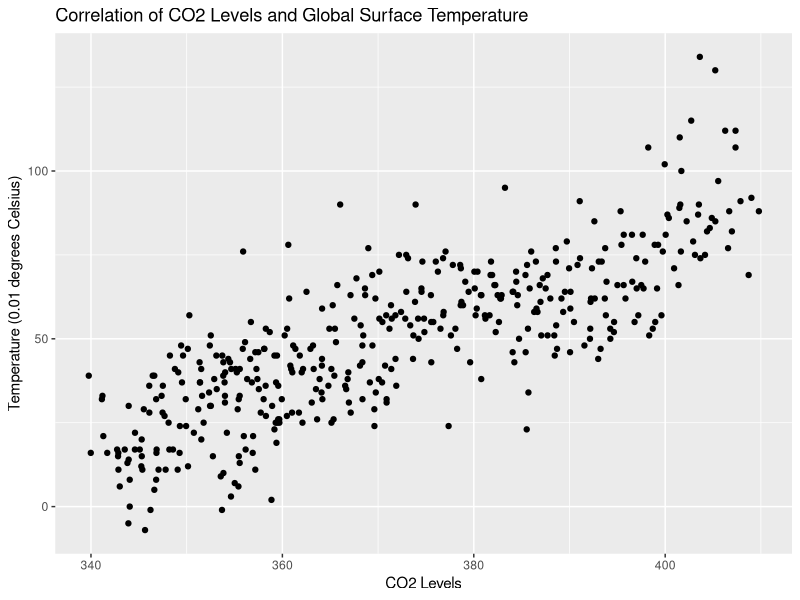
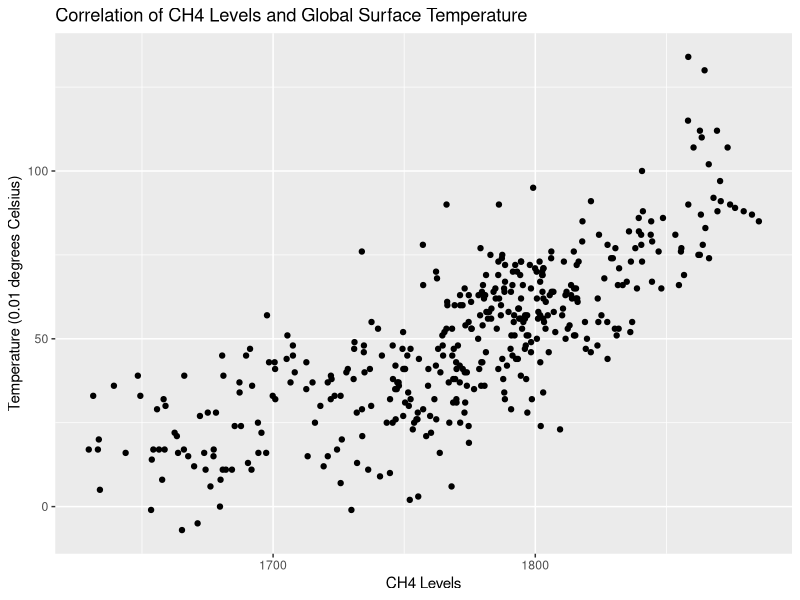
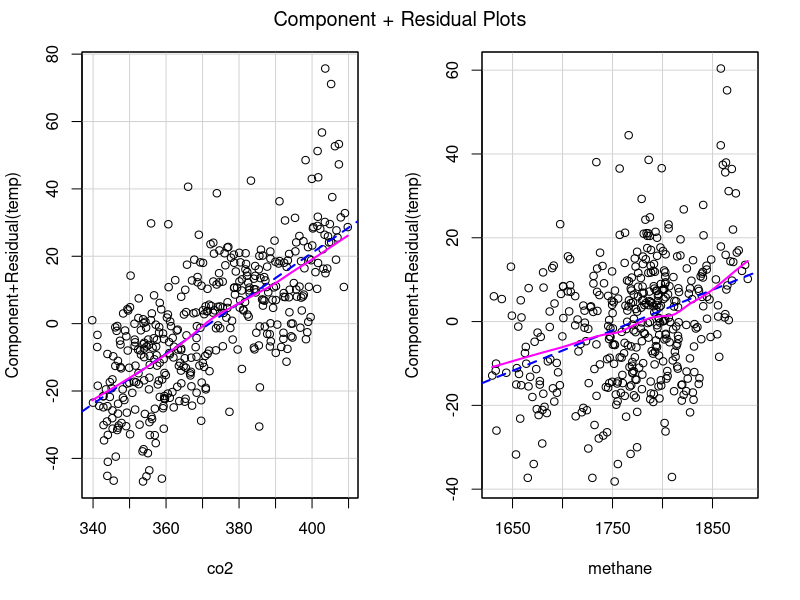
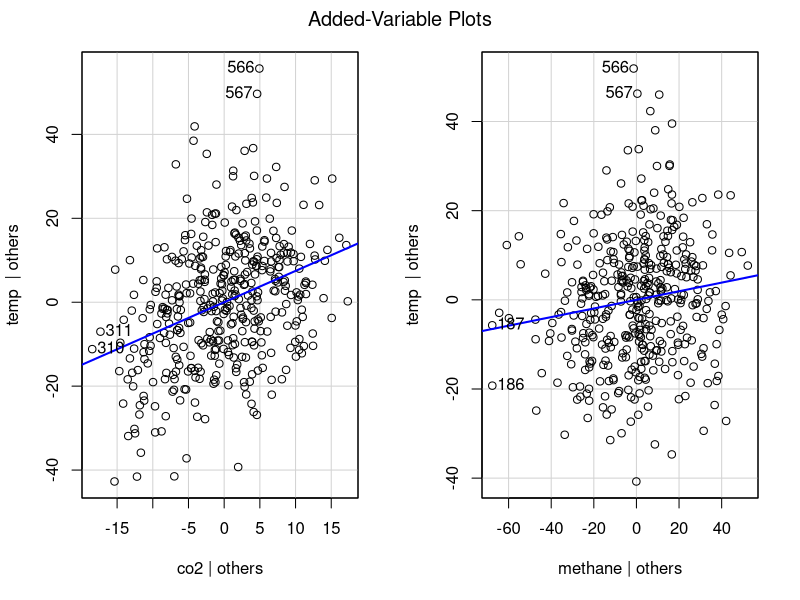
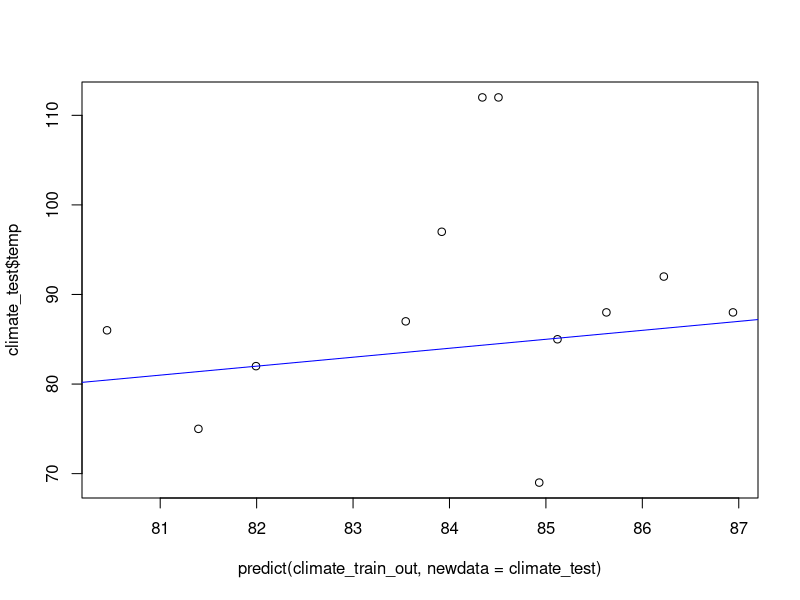

These figures' R source, in order:
# Sam Tenney
# Regression: Climate Change

# Data: Create a dataset that makes each row a month and merges with columns
# temp, co2, and methane 
# data found at: https://data.giss.nasa.gov/gistemp/tabledata_v3/GLB.Ts+dSST.txt 

# NASA temperature data
temp_full <- read.table(text = '
Year   Jan  Feb  Mar  Apr  May  Jun  Jul  Aug  Sep  Oct  Nov  Dec    J-D D-N    DJF  MAM  JJA  SON  Year
1969   -10  -14    1   18   19    5   -2    3    9   13   13   28      7   3    -12   13    2   11  1969
1970     9   22    8    9   -4   -2   -2   -9   11    6    2  -12      3   7     20    4   -4    6  1970
1971    -2  -19  -17   -8   -5  -19  -11   -3   -4   -6   -5   -9     -9  -9    -11  -10  -11   -5  1971
1972   -24  -16    2    0   -4    6    1   17    2    9    4   19      1  -1    -16    0    8    5  1972
1973    29   31   27   26   25   18   10    3   10   14    6   -6     16  18     26   26   10   10  1973
1974   -15  -29   -6  -12   -2   -6   -5   11  -11   -8   -7   -9     -8  -8    -16   -7    0   -9  1974
1975     7    6   13    5   16    0   -1  -19   -3   -9  -16  -17     -2  -1      1   11   -7   -9  1975
1976    -1   -6  -21   -8  -24  -16  -10  -15   -9  -26   -4   10    -11 -13     -8  -18  -13  -13  1976
1977    19   22   25   28   30   24   20   16    0    2   17    3     17  18     17   27   20    7  1977
1978     6   14   21   15    6   -2    3  -17    6    0   16   10      6   6      8   14   -5    7  1978
1979    12  -10   18   13    5   13    2   14   25   24   28   47     16  13      4   12   10   26  1979
1980    30   42   30   33   36   17   28   23   19   18   29   19     27  29     40   33   23   22  1980
1981    55   41   49   31   24   32   34   32   17   14   24   43     33  31     38   35   33   18  1981
1982    10   15   -1   10   16    5   13    7   14   13   15   43     13  13     23    8    8   14  1982
1983    52   40   42   31   36   20   17   33   39   16   32   17     31  33     45   36   23   29  1983
1984    30   17   29    8   33    5   17   16   21   16    6   -5     16  18     21   23   13   14  1984
1985    22   -7   17   11   17   17   -1   14   15   11    8   15     12  10      3   15   10   11  1985
1986    28   39   27   24   24   11   11   12    0   13   11   16     18  18     27   25   11    8  1986
1987    36   45   16   22   25   37   45   28   39   32   25   48     33  31     33   21   37   32  1987
1988    57   43   51   45   44   43   34   47   41   40   12   33     41  42     49   47   41   31  1988
1989    15   35   37   33   17   15   33   37   37   32   20   38     29  29     28   29   28   30  1989
1990    40   41   76   55   46   38   43   30   29   41   45   41     44  44     40   59   37   38  1990
1991    40   49   35   52   37   53   47   39   48   30   31   32     41  42     43   41   46   36  1991
1992    44   41   47   23   32   25   11    7   -1    9    3   21     22  23     39   34   14    4  1992
1993    37   38   36   26   27   25   28   13   10   22    6   16     24  24     32   30   22   13  1993
1994    27    2   26   40   28   42   30   21   29   41   46   36     31  29     15   31   31   39  1994
1995    51   78   45   47   26   41   47   45   32   47   45   28     44  45     55   39   44   41  1995
1996    25   48   32   36   26   25   35   48   25   19   41   40     33  32     34   31   36   28  1996
1997    31   38   53   36   35   53   34   41   53   62   64   59     47  45     36   41   43   60  1997
1998    60   90   63   63   69   77   68   66   42   44   49   56     62  62     69   65   70   45  1998
1999    48   65   34   32   31   37   37   31   41   39   38   43     40  41     56   32   35   39  1999
2000    24   56   57   57   36   41   38   42   40   28   32   29     40  41     41   50   40   33  2000
2001    42   44   56   51   56   54   60   48   54   51   70   56     53  51     38   54   54   58  2001
2002    75   75   90   56   63   55   61   53   62   55   58   44     62  63     69   70   56   58  2002
2003    73   55   57   53   60   47   53   65   64   74   52   73     61  58     57   57   55   64  2003
2004    58   72   64   63   38   43   24   43   50   64   70   51     53  55     68   55   37   61  2004
2005    72   57   69   66   63   66   63   60   74   76   71   65     67  66     60   66   63   74  2005
2006    56   69   62   50   46   64   52   70   61   67   70   73     62  61     63   52   62   66  2006
2007    95   70   69   73   66   58   60   57   59   57   55   46     64  66     79   69   58   57  2007
2008    23   34   72   51   47   45   58   43   62   63   64   53     51  51     34   57   49   63  2008
2009    61   51   51   58   64   64   69   65   67   63   76   65     63  62     55   58   66   69  2009
2010    73   79   91   85   73   62   59   62   59   68   77   46     70  71     72   83   61   68  2010
2011    48   50   62   62   50   57   71   71   54   62   55   53     58  57     48   58   66   57  2011
2012    44   47   55   67   74   62   53   61   72   74   73   52     61  61     48   66   59   73  2012
2013    66   55   65   53   57   65   57   66   77   67   78   65     64  63     57   58   63   74  2013
2014    73   51   76   76   85   66   55   81   88   81   66   78     73  72     63   79   67   78  2014
2015    81   86   90   74   75   79   71   78   81  107  102  110     86  83     82   80   76   97  2015
2016   115  134  130  107   91   77   82  100   87   89   90   83     99 101    119  109   86   89  2016
2017    97  112  112   92   88   69   82   86   75   87   85   88     89  89     97   97   79   82  2017
                        ', header = TRUE, sep = "")

# Make each row a month
temp_full <- temp_full[, 1:13] # Filters out columns so dataset just has Year and the months
dim(temp_full)
newtemp <- data.frame(temp=matrix(t(temp_full[2:13]), ncol = 1))
newtemp$month <- rep(1:12, 49)
newtemp$year <- rep(1969:2017, each=12)

# CO2 data found at: ftp://aftp.cmdl.noaa.gov/data/trace_gases/co2/flask/surface/co2_mlo_surface-flask_1_ccgg_month.txt
co2_full <- read.table(text = '
site year month co2
MLO 1969  8   322.51
MLO 1969  9   321.36
MLO 1969 10   320.74
MLO 1969 11   321.98
MLO 1969 12   323.78
MLO 1970  1   325.13
MLO 1970  2   325.54
MLO 1970  3   325.67
MLO 1970  4   326.58
MLO 1970  5   327.68
MLO 1970  6   327.30
MLO 1970  7   326.13
MLO 1970  8   324.91
MLO 1970  9   322.98
MLO 1970 10   322.65
MLO 1970 11   324.04
MLO 1970 12   325.54
MLO 1976  7   332.30
MLO 1976  8   331.04
MLO 1976  9   329.67
MLO 1976 10   329.33
MLO 1976 11   330.47
MLO 1976 12   331.97
MLO 1977  1   332.77
MLO 1977  2   333.10
MLO 1977  3   334.08
MLO 1977  4   335.78
MLO 1977  5   336.49
MLO 1977  6   335.96
MLO 1977  7   334.64
MLO 1977  8   332.31
MLO 1977  9   330.66
MLO 1977 10   330.55
MLO 1977 11   331.72
MLO 1977 12   333.74
MLO 1978  1   335.17
MLO 1978  2   335.78
MLO 1978  3   336.69
MLO 1978  4   337.76
MLO 1978  5   338.01
MLO 1978  6   337.57
MLO 1978  7   336.17
MLO 1978  8   333.89
MLO 1978  9   332.18
MLO 1978 10   332.20
MLO 1978 11   333.24
MLO 1978 12   334.64
MLO 1979  1   336.11
MLO 1979  2   337.20
MLO 1979  3   338.50
MLO 1979  4   339.00
MLO 1979  5   338.93
MLO 1979  6   338.97
MLO 1979  7   337.78
MLO 1979  8   335.57
MLO 1979  9   333.95
MLO 1979 10   334.41
MLO 1979 11   335.66
MLO 1979 12   336.81
MLO 1980  1   338.88
MLO 1980  2   340.17
MLO 1980  3   341.33
MLO 1980  4   342.82
MLO 1980  5   342.90
MLO 1980  6   341.74
MLO 1980  7   339.16
MLO 1980  8   337.04
MLO 1980  9   336.60
MLO 1980 10   336.60
MLO 1980 11   337.55
MLO 1980 12   339.18
MLO 1981  1   340.41
MLO 1981  2   341.39
MLO 1981  3   342.33
MLO 1981  4   343.35
MLO 1981  5   343.56
MLO 1981  6   342.34
MLO 1981  7   340.40
MLO 1981  8   338.67
MLO 1981  9   337.37
MLO 1981 10   337.53
MLO 1981 11   338.88
MLO 1981 12   340.21
MLO 1982  1   341.10
MLO 1982  2   341.99
MLO 1982  3   343.03
MLO 1982  4   343.82
MLO 1982  5   343.76
MLO 1982  6   342.87
MLO 1982  7   341.47
MLO 1982  8   339.26
MLO 1982  9   337.32
MLO 1982 10   337.64
MLO 1982 11   339.04
MLO 1982 12   340.65
MLO 1983  1   341.96
MLO 1983  2   342.37
MLO 1983  3   343.11
MLO 1983  4   345.12
MLO 1983  5   346.09
MLO 1983  6   345.30
MLO 1983  7   343.53
MLO 1983  8   341.20
MLO 1983  9   339.77
MLO 1983 10   339.98
MLO 1983 11   341.14
MLO 1983 12   342.73
MLO 1984  1   343.94
MLO 1984  2   344.59
MLO 1984  3   345.52
MLO 1984  4   346.81
MLO 1984  5   347.38
MLO 1984  6   346.62
MLO 1984  7   345.10
MLO 1984  8   342.86
MLO 1984  9   341.29
MLO 1984 10   341.70
MLO 1984 11   343.01
MLO 1984 12   343.91
MLO 1985  1   344.60
MLO 1985  2   345.65
MLO 1985  3   346.86
MLO 1985  4   347.80
MLO 1985  5   348.57
MLO 1985  6   348.19
MLO 1985  7   346.22
MLO 1985  8   343.94
MLO 1985  9   342.83
MLO 1985 10   342.87
MLO 1985 11   344.05
MLO 1985 12   345.31
MLO 1986  1   346.10
MLO 1986  2   346.62
MLO 1986  3   347.69
MLO 1986  4   349.29
MLO 1986  5   349.94
MLO 1986  6   349.06
MLO 1986  7   347.06
MLO 1986  8   345.26
MLO 1986  9   344.05
MLO 1986 10   343.81
MLO 1986 11   345.37
MLO 1986 12   346.84
MLO 1987  1   347.51
MLO 1987  2   348.25
MLO 1987  3   349.26
MLO 1987  4   350.75
MLO 1987  5   351.77
MLO 1987  6   351.40
MLO 1987  7   349.62
MLO 1987  8   347.48
MLO 1987  9   346.45
MLO 1987 10   346.81
MLO 1987 11   348.11
MLO 1987 12   349.42
MLO 1988  1   350.28
MLO 1988  2   351.35
MLO 1988  3   352.52
MLO 1988  4   353.72
MLO 1988  5   354.35
MLO 1988  6   353.83
MLO 1988  7   352.34
MLO 1988  8   350.12
MLO 1988  9   348.77
MLO 1988 10   349.12
MLO 1988 11   350.14
MLO 1988 12   351.61
MLO 1989  1   352.74
MLO 1989  2   353.14
MLO 1989  3   353.96
MLO 1989  4   355.54
MLO 1989  5   356.16
MLO 1989  6   355.45
MLO 1989  7   354.00
MLO 1989  8   351.38
MLO 1989  9   349.51
MLO 1989 10   349.90
MLO 1989 11   351.53
MLO 1989 12   352.88
MLO 1990  1   354.02
MLO 1990  2   355.11
MLO 1990  3   355.90
MLO 1990  4   356.71
MLO 1990  5   357.17
MLO 1990  6   356.32
MLO 1990  7   354.53
MLO 1990  8   352.44
MLO 1990  9   351.21
MLO 1990 10   351.52
MLO 1990 11   353.10
MLO 1990 12   354.66
MLO 1991  1   355.24
MLO 1991  2   356.10
MLO 1991  3   357.54
MLO 1991  4   358.68
MLO 1991  5   359.34
MLO 1991  6   358.27
MLO 1991  7   355.86
MLO 1991  8   353.82
MLO 1991  9   352.42
MLO 1991 10   352.53
MLO 1991 11   354.00
MLO 1991 12   355.44
MLO 1992  1   356.64
MLO 1992  2   357.29
MLO 1992  3   358.12
MLO 1992  4   359.17
MLO 1992  5   359.94
MLO 1992  6   359.48
MLO 1992  7   357.17
MLO 1992  8   355.02
MLO 1992  9   353.69
MLO 1992 10   353.56
MLO 1992 11   354.63
MLO 1992 12   355.97
MLO 1993  1   356.81
MLO 1993  2   357.39
MLO 1993  3   358.25
MLO 1993  4   359.56
MLO 1993  5   360.47
MLO 1993  6   359.69
MLO 1993  7   357.74
MLO 1993  8   355.54
MLO 1993  9   353.84
MLO 1993 10   354.20
MLO 1993 11   355.41
MLO 1993 12   356.90
MLO 1994  1   358.28
MLO 1994  2   358.86
MLO 1994  3   359.68
MLO 1994  4   361.04
MLO 1994  5   361.73
MLO 1994  6   360.83
MLO 1994  7   358.93
MLO 1994  8   356.94
MLO 1994  9   355.33
MLO 1994 10   355.55
MLO 1994 11   357.49
MLO 1994 12   359.57
MLO 1995  1   360.24
MLO 1995  2   360.62
MLO 1995  3   361.82
MLO 1995  4   362.93
MLO 1995  5   363.63
MLO 1995  6   363.27
MLO 1995  7   361.36
MLO 1995  8   359.17
MLO 1995  9   358.04
MLO 1995 10   358.09
MLO 1995 11   359.44
MLO 1995 12   361.01
MLO 1996  1   362.10
MLO 1996  2   363.20
MLO 1996  3   364.18
MLO 1996  4   364.81
MLO 1996  5   365.35
MLO 1996  6   365.13
MLO 1996  7   363.51
MLO 1996  8   361.13
MLO 1996  9   359.30
MLO 1996 10   359.38
MLO 1996 11   360.92
MLO 1996 12   362.02
MLO 1997  1   363.07
MLO 1997  2   363.89
MLO 1997  3   364.91
MLO 1997  4   366.56
MLO 1997  5   366.67
MLO 1997  6   365.49
MLO 1997  7   364.09
MLO 1997  8   362.16
MLO 1997  9   360.50
MLO 1997 10   360.71
MLO 1997 11   362.52
MLO 1997 12   364.15
MLO 1998  1   365.26
MLO 1998  2   366.04
MLO 1998  3   367.12
MLO 1998  4   368.65
MLO 1998  5   369.39
MLO 1998  6   368.98
MLO 1998  7   367.74
MLO 1998  8   365.74
MLO 1998  9   364.13
MLO 1998 10   364.14
MLO 1998 11   365.60
MLO 1998 12   367.52
MLO 1999  1   368.36
MLO 1999  2   368.63
MLO 1999  3   369.76
MLO 1999  4   370.89
MLO 1999  5   370.89
MLO 1999  6   370.42
MLO 1999  7   369.14
MLO 1999  8   366.95
MLO 1999  9   365.12
MLO 1999 10   365.43
MLO 1999 11   366.82
MLO 1999 12   368.36
MLO 2000  1   369.62
MLO 2000  2   370.13
MLO 2000  3   370.85
MLO 2000  4   371.81
MLO 2000  5   371.90
MLO 2000  6   371.38
MLO 2000  7   370.07
MLO 2000  8   368.11
MLO 2000  9   366.89
MLO 2000 10   367.14
MLO 2000 11   368.37
MLO 2000 12   369.61
MLO 2001  1   370.73
MLO 2001  2   371.82
MLO 2001  3   372.84
MLO 2001  4   373.69
MLO 2001  5   374.18
MLO 2001  6   373.36
MLO 2001  7   371.35
MLO 2001  8   369.41
MLO 2001  9   368.18
MLO 2001 10   368.45
MLO 2001 11   370.13
MLO 2001 12   371.43
MLO 2002  1   372.18
MLO 2002  2   372.94
MLO 2002  3   373.92
MLO 2002  4   374.80
MLO 2002  5   375.52
MLO 2002  6   375.55
MLO 2002  7   373.86
MLO 2002  8   371.19
MLO 2002  9   369.72
MLO 2002 10   370.45
MLO 2002 11   372.40
MLO 2002 12   373.65
MLO 2003  1   374.63
MLO 2003  2   375.77
MLO 2003  3   376.81
MLO 2003  4   378.08
MLO 2003  5   378.88
MLO 2003  6   378.26
MLO 2003  7   376.52
MLO 2003  8   374.53
MLO 2003  9   372.95
MLO 2003 10   373.13
MLO 2003 11   374.84
MLO 2003 12   376.03
MLO 2004  1   376.85
MLO 2004  2   377.81
MLO 2004  3   379.46
MLO 2004  4   380.74
MLO 2004  5   380.78
MLO 2004  6   379.62
MLO 2004  7   377.37
MLO 2004  8   375.56
MLO 2004  9   374.23
MLO 2004 10   374.54
MLO 2004 11   376.25
MLO 2004 12   377.61
MLO 2005  1   378.58
MLO 2005  2   380.19
MLO 2005  3   381.75
MLO 2005  4   382.15
MLO 2005  5   382.49
MLO 2005  6   382.25
MLO 2005  7   380.80
MLO 2005  8   378.63
MLO 2005  9   376.79
MLO 2005 10   377.05
MLO 2005 11   378.65
MLO 2005 12   380.10
MLO 2006  1   381.22
MLO 2006  2   381.92
MLO 2006  3   382.84
MLO 2006  4   384.73
MLO 2006  5   385.42
MLO 2006  6   384.06
MLO 2006  7   382.29
MLO 2006  8   380.06
MLO 2006  9   378.71
MLO 2006 10   379.11
MLO 2006 11   380.39
MLO 2006 12   381.80
MLO 2007  1   383.26
MLO 2007  2   384.42
MLO 2007  3   385.40
MLO 2007  4   386.49
MLO 2007  5   386.89
MLO 2007  6   386.31
MLO 2007  7   384.54
MLO 2007  8   381.65
MLO 2007  9   380.31
MLO 2007 10   381.16
MLO 2007 11   382.63
MLO 2007 12   384.06
MLO 2008  1   385.53
MLO 2008  2   385.71
MLO 2008  3   385.57
MLO 2008  4   387.05
MLO 2008  5   388.70
MLO 2008  6   388.46
MLO 2008  7   386.66
MLO 2008  8   384.24
MLO 2008  9   382.77
MLO 2008 10   382.91
MLO 2008 11   384.13
MLO 2008 12   385.66
MLO 2009  1   386.97
MLO 2009  2   387.71
MLO 2009  3   388.41
MLO 2009  4   389.34
MLO 2009  5   390.11
MLO 2009  6   389.52
MLO 2009  7   387.70
MLO 2009  8   385.84
MLO 2009  9   384.44
MLO 2009 10   384.60
MLO 2009 11   386.00
MLO 2009 12   387.51
MLO 2010  1   388.59
MLO 2010  2   389.72
MLO 2010  3   391.07
MLO 2010  4   392.60
MLO 2010  5   393.37
MLO 2010  6   392.25
MLO 2010  7   390.09
MLO 2010  8   388.00
MLO 2010  9   386.55
MLO 2010 10   387.21
MLO 2010 11   388.57
MLO 2010 12   390.06
MLO 2011  1   391.56
MLO 2011  2   392.14
MLO 2011  3   392.64
MLO 2011  4   393.69
MLO 2011  5   394.27
MLO 2011  6   393.80
MLO 2011  7   392.35
MLO 2011  8   389.96
MLO 2011  9   388.61
MLO 2011 10   389.16
MLO 2011 11   390.47
MLO 2011 12   392.17
MLO 2012  1   393.00
MLO 2012  2   393.25
MLO 2012  3   394.66
MLO 2012  4   396.56
MLO 2012  5   396.98
MLO 2012  6   395.85
MLO 2012  7   394.26
MLO 2012  8   392.20
MLO 2012  9   390.84
MLO 2012 10   391.10
MLO 2012 11   393.06
MLO 2012 12   394.64
MLO 2013  1   395.66
MLO 2013  2   396.80
MLO 2013  3   397.74
MLO 2013  4   398.70
MLO 2013  5   399.61
MLO 2013  6   399.15
MLO 2013  7   397.19
MLO 2013  8   395.01
MLO 2013  9   393.73
MLO 2013 10   393.87
MLO 2013 11   395.43
MLO 2013 12   397.02
MLO 2014  1   397.91
MLO 2014  2   398.33
MLO 2014  3   399.75
MLO 2014  4   401.64
MLO 2014  5   402.24
MLO 2014  6   401.39
MLO 2014  7   398.96
MLO 2014  8   396.53
MLO 2014  9   395.34
MLO 2014 10   395.67
MLO 2014 11   397.50
MLO 2014 12   399.26
MLO 2015  1   400.05
MLO 2015  2   400.38
MLO 2015  3   401.58
MLO 2015  4   403.68
MLO 2015  5   404.16
MLO 2015  6   402.92
MLO 2015  7   400.93
MLO 2015  8   398.90
MLO 2015  9   397.65
MLO 2015 10   398.23
MLO 2015 11   399.95
MLO 2015 12   401.52
MLO 2016  1   402.72
MLO 2016  2   403.62
MLO 2016  3   405.23
MLO 2016  4   407.35
MLO 2016  5   407.87
MLO 2016  6   406.57
MLO 2016  7   404.37
MLO 2016  8   401.69
MLO 2016  9   400.23
MLO 2016 10   401.48
MLO 2016 11   403.52
MLO 2016 12   404.66
MLO 2017  1   405.54
MLO 2017  2   406.27
MLO 2017  3   407.35
MLO 2017  4   409.01
MLO 2017  5   409.79
MLO 2017  6   408.72
MLO 2017  7   406.97
MLO 2017  8   404.87
MLO 2017  9   403.11
MLO 2017 10   403.44
MLO 2017 11   405.24
MLO 2017 12   406.69
', header = TRUE, sep = "")

# CH4 data found at: ftp://aftp.cmdl.noaa.gov/data/trace_gases/ch4/flask/surface/ch4_mlo_surface-flask_1_ccgg_month.txt 
ch4_full <- read.table(text = '
site year month methane
MLO 1983  5  1639.29
MLO 1983  6  1633.53
MLO 1983  7  1633.18
MLO 1983  8  1631.39
MLO 1983  9  1648.42
MLO 1983 10  1663.75
MLO 1983 11  1658.24
MLO 1983 12  1654.32
MLO 1984  1  1658.97
MLO 1984  2  1656.49
MLO 1984  3  1655.74
MLO 1984  4  1657.69
MLO 1984  5  1649.37
MLO 1984  6  1633.95
MLO 1984  7  1629.70
MLO 1984  8  1643.76
MLO 1984  9  1663.30
MLO 1984 10  1673.72
MLO 1984 11  1676.11
MLO 1984 12  1671.21
MLO 1985  1  1662.44
MLO 1985  2  1665.25
MLO 1985  3  1677.35
MLO 1985  4  1674.25
MLO 1985  5  1665.98
MLO 1985  6  1658.63
MLO 1985  7  1653.47
MLO 1985  8  1653.74
MLO 1985  9  1667.62
MLO 1985 10  1680.79
MLO 1985 11  1679.96
MLO 1985 12  1677.27
MLO 1986  1  1675.09
MLO 1986  2  1666.12
MLO 1986  3  1672.10
MLO 1986  4  1687.75
MLO 1986  5  1685.35
MLO 1986  6  1684.31
MLO 1986  7  1681.99
MLO 1986  8  1669.88
MLO 1986  9  1679.74
MLO 1986 10  1690.42
MLO 1986 11  1691.77
MLO 1986 12  1697.36
MLO 1987  1  1692.00
MLO 1987  2  1689.70
MLO 1987  3  1694.39
MLO 1987  4  1695.56
MLO 1987  5  1694.22
MLO 1987  6  1687.17
MLO 1987  7  1680.58
MLO 1987  8  1678.22
MLO 1987  9  1681.05
MLO 1987 10  1700.84
MLO 1987 11  1715.97
MLO 1987 12  1707.55
MLO 1988  1  1697.68
MLO 1988  2  1700.59
MLO 1988  3  1705.46
MLO 1988  4  1707.57
MLO 1988  5  1705.16
MLO 1988  6  1698.45
MLO 1988  7  1687.23
MLO 1988  8  1691.21
MLO 1988  9  1700.77
MLO 1988 10  1708.26
MLO 1988 11  1719.28
MLO 1988 12  1725.75
MLO 1989  1  1720.86
MLO 1989  2  1712.66
MLO 1989  3  1715.04
MLO 1989  4  1723.46
MLO 1989  5  1724.39
MLO 1989  6  1713.18
MLO 1989  7  1699.85
MLO 1989  8  1706.65
MLO 1989  9  1720.84
MLO 1989 10  1721.99
MLO 1989 11  1726.21
MLO 1989 12  1730.71
MLO 1990  1  1727.94
MLO 1990  2  1728.50
MLO 1990  3  1733.85
MLO 1990  4  1737.54
MLO 1990  5  1734.60
MLO 1990  6  1722.31
MLO 1990  7  1712.69
MLO 1990  8  1718.03
MLO 1990  9  1733.90
MLO 1990 10  1736.92
MLO 1990 11  1741.50
MLO 1990 12  1749.65
MLO 1991  1  1734.87
MLO 1991  2  1731.05
MLO 1991  3  1746.56
MLO 1991  4  1749.59
MLO 1991  5  1747.37
MLO 1991  6  1740.02
MLO 1991  7  1730.92
MLO 1991  8  1722.05
MLO 1991  9  1734.64
MLO 1991 10  1751.77
MLO 1991 11  1750.34
MLO 1991 12  1752.44
MLO 1992  1  1755.62
MLO 1992  2  1750.09
MLO 1992  3  1752.42
MLO 1992  4  1753.28
MLO 1992  5  1744.61
MLO 1992  6  1743.34
MLO 1992  7  1736.27
MLO 1992  8  1725.77
MLO 1992  9  1729.87
MLO 1992 10  1740.78
MLO 1992 11  1755.36
MLO 1992 12  1758.39
MLO 1993  1  1747.88
MLO 1993  2  1745.72
MLO 1993  3  1747.98
MLO 1993  4  1746.75
MLO 1993  5  1749.63
MLO 1993  6  1745.59
MLO 1993  7  1731.91
MLO 1993  8  1732.03
MLO 1993  9  1744.56
MLO 1993 10  1760.24
MLO 1993 11  1768.07
MLO 1993 12  1763.57
MLO 1994  1  1759.89
MLO 1994  2  1752.13
MLO 1994  3  1754.67
MLO 1994  4  1763.81
MLO 1994  5  1755.18
MLO 1994  6  1746.67
MLO 1994  7  1737.41
MLO 1994  8  1734.01
MLO 1994  9  1757.23
MLO 1994 10  1778.62
MLO 1994 11  1781.17
MLO 1994 12  1779.36
MLO 1995  1  1764.55
MLO 1995  2  1757.13
MLO 1995  3  1764.84
MLO 1995  4  1762.94
MLO 1995  5  1762.23
MLO 1995  6  1759.23
MLO 1995  7  1749.36
MLO 1995  8  1751.19
MLO 1995  9  1761.52
MLO 1995 10  1768.91
MLO 1995 11  1768.34
MLO 1995 12  1772.99
MLO 1996  1  1771.36
MLO 1996  2  1770.49
MLO 1996  3  1769.90
MLO 1996  4  1759.10
MLO 1996  5  1755.07
MLO 1996  6  1753.80
MLO 1996  7  1747.17
MLO 1996  8  1745.62
MLO 1996  9  1767.21
MLO 1996 10  1774.69
MLO 1996 11  1769.97
MLO 1996 12  1773.10
MLO 1997  1  1769.96
MLO 1997  2  1768.70
MLO 1997  3  1775.64
MLO 1997  4  1780.64
MLO 1997  5  1776.65
MLO 1997  6  1768.26
MLO 1997  7  1751.52
MLO 1997  8  1750.35
MLO 1997  9  1775.73
MLO 1997 10  1784.89
MLO 1997 11  1784.08
MLO 1997 12  1783.28
MLO 1998  1  1772.27
MLO 1998  2  1766.15
MLO 1998  3  1774.64
MLO 1998  4  1780.41
MLO 1998  5  1781.22
MLO 1998  6  1779.11
MLO 1998  7  1762.52
MLO 1998  8  1757.24
MLO 1998  9  1771.18
MLO 1998 10  1787.42
MLO 1998 11  1798.40
MLO 1998 12  1803.06
MLO 1999  1  1796.37
MLO 1999  2  1784.78
MLO 1999  3  1788.17
MLO 1999  4  1788.41
MLO 1999  5  1773.27
MLO 1999  6  1771.20
MLO 1999  7  1766.99
MLO 1999  8  1768.67
MLO 1999  9  1785.90
MLO 1999 10  1794.49
MLO 1999 11  1796.53
MLO 1999 12  1801.91
MLO 2000  1  1802.08
MLO 2000  2  1793.86
MLO 2000  3  1791.93
MLO 2000  4  1786.87
MLO 2000  5  1773.91
MLO 2000  6  1772.34
MLO 2000  7  1769.45
MLO 2000  8  1762.09
MLO 2000  9  1773.90
MLO 2000 10  1796.97
MLO 2000 11  1798.70
MLO 2000 12  1790.78
MLO 2001  1  1789.20
MLO 2001  2  1793.36
MLO 2001  3  1801.04
MLO 2001  4  1797.35
MLO 2001  5  1783.18
MLO 2001  6  1773.35
MLO 2001  7  1769.24
MLO 2001  8  1764.69
MLO 2001  9  1779.91
MLO 2001 10  1790.89
MLO 2001 11  1793.05
MLO 2001 12  1796.07
MLO 2002  1  1787.41
MLO 2002  2  1782.89
MLO 2002  3  1786.13
MLO 2002  4  1781.94
MLO 2002  5  1778.35
MLO 2002  6  1774.58
MLO 2002  7  1766.39
MLO 2002  8  1766.11
MLO 2002  9  1780.44
MLO 2002 10  1795.44
MLO 2002 11  1801.16
MLO 2002 12  1792.64
MLO 2003  1  1785.93
MLO 2003  2  1791.78
MLO 2003  3  1796.91
MLO 2003  4  1794.96
MLO 2003  5  1786.92
MLO 2003  6  1790.57
MLO 2003  7  1785.31
MLO 2003  8  1773.06
MLO 2003  9  1788.24
MLO 2003 10  1806.05
MLO 2003 11  1807.63
MLO 2003 12  1794.55
MLO 2004  1  1789.80
MLO 2004  2  1797.93
MLO 2004  3  1806.92
MLO 2004  4  1805.51
MLO 2004  5  1787.77
MLO 2004  6  1779.82
MLO 2004  7  1774.58
MLO 2004  8  1769.81
MLO 2004  9  1778.21
MLO 2004 10  1790.72
MLO 2004 11  1800.51
MLO 2004 12  1796.71
MLO 2005  1  1788.48
MLO 2005  2  1796.11
MLO 2005  3  1802.80
MLO 2005  4  1791.28
MLO 2005  5  1780.89
MLO 2005  6  1780.05
MLO 2005  7  1771.30
MLO 2005  8  1766.47
MLO 2005  9  1787.26
MLO 2005 10  1806.12
MLO 2005 11  1803.13
MLO 2005 12  1798.35
MLO 2006  1  1794.46
MLO 2006  2  1785.87
MLO 2006  3  1786.20
MLO 2006  4  1800.62
MLO 2006  5  1798.36
MLO 2006  6  1779.65
MLO 2006  7  1765.35
MLO 2006  8  1762.15
MLO 2006  9  1775.52
MLO 2006 10  1788.46
MLO 2006 11  1791.46
MLO 2006 12  1794.60
MLO 2007  1  1799.19
MLO 2007  2  1802.63
MLO 2007  3  1802.62
MLO 2007  4  1801.64
MLO 2007  5  1795.26
MLO 2007  6  1781.34
MLO 2007  7  1771.37
MLO 2007  8  1778.96
MLO 2007  9  1793.77
MLO 2007 10  1801.88
MLO 2007 11  1803.34
MLO 2007 12  1805.13
MLO 2008  1  1809.45
MLO 2008  2  1803.01
MLO 2008  3  1792.36
MLO 2008  4  1792.10
MLO 2008  5  1796.03
MLO 2008  6  1791.31
MLO 2008  7  1782.39
MLO 2008  8  1779.42
MLO 2008  9  1794.57
MLO 2008 10  1813.66
MLO 2008 11  1811.92
MLO 2008 12  1812.38
MLO 2009  1  1816.15
MLO 2009  2  1814.75
MLO 2009  3  1815.26
MLO 2009  4  1807.05
MLO 2009  5  1802.74
MLO 2009  6  1806.24
MLO 2009  7  1794.24
MLO 2009  8  1788.10
MLO 2009  9  1801.86
MLO 2009 10  1811.50
MLO 2009 11  1814.69
MLO 2009 12  1815.54
MLO 2010  1  1810.91
MLO 2010  2  1817.90
MLO 2010  3  1821.23
MLO 2010  4  1818.00
MLO 2010  5  1816.53
MLO 2010  6  1803.08
MLO 2010  7  1793.49
MLO 2010  8  1800.62
MLO 2010  9  1810.57
MLO 2010 10  1826.33
MLO 2010 11  1830.55
MLO 2010 12  1821.18
MLO 2011  1  1823.70
MLO 2011  2  1819.71
MLO 2011  3  1815.46
MLO 2011  4  1815.99
MLO 2011  5  1811.55
MLO 2011  6  1810.25
MLO 2011  7  1803.07
MLO 2011  8  1799.92
MLO 2011  9  1813.08
MLO 2011 10  1823.81
MLO 2011 11  1827.45
MLO 2011 12  1831.80
MLO 2012  1  1827.56
MLO 2012  2  1819.26
MLO 2012  3  1824.05
MLO 2012  4  1834.89
MLO 2012  5  1829.58
MLO 2012  6  1814.01
MLO 2012  7  1803.90
MLO 2012  8  1804.00
MLO 2012  9  1815.79
MLO 2012 10  1828.91
MLO 2012 11  1836.47
MLO 2012 12  1836.24
MLO 2013  1  1833.34
MLO 2013  2  1836.95
MLO 2013  3  1838.78
MLO 2013  4  1830.34
MLO 2013  5  1825.23
MLO 2013  6  1814.80
MLO 2013  7  1804.78
MLO 2013  8  1813.65
MLO 2013  9  1838.15
MLO 2013 10  1844.51
MLO 2013 11  1840.43
MLO 2013 12  1848.08
MLO 2014  1  1840.72
MLO 2014  2  1831.04
MLO 2014  3  1847.04
MLO 2014  4  1855.55
MLO 2014  5  1844.21
MLO 2014  6  1831.50
MLO 2014  7  1818.95
MLO 2014  8  1824.30
MLO 2014  9  1841.04
MLO 2014 10  1844.03
MLO 2014 11  1854.78
MLO 2014 12  1863.88
MLO 2015  1  1853.42
MLO 2015  2  1848.70
MLO 2015  3  1858.36
MLO 2015  4  1866.28
MLO 2015  5  1862.21
MLO 2015  6  1844.58
MLO 2015  7  1831.97
MLO 2015  8  1827.56
MLO 2015  9  1840.38
MLO 2015 10  1860.36
MLO 2015 11  1866.16
MLO 2015 12  1863.48
MLO 2016  1  1858.25
MLO 2016  2  1858.35
MLO 2016  3  1864.57
MLO 2016  4  1873.35
MLO 2016  5  1870.74
MLO 2016  6  1855.72
MLO 2016  7  1835.74
MLO 2016  8  1840.71
MLO 2016  9  1863.16
MLO 2016 10  1876.20
MLO 2016 11  1874.30
MLO 2016 12  1864.87
MLO 2017  1  1870.49
MLO 2017  2  1869.30
MLO 2017  3  1862.79
MLO 2017  4  1867.97
MLO 2017  5  1869.48
MLO 2017  6  1856.73
MLO 2017  7  1839.51
MLO 2017  8  1839.46
MLO 2017  9  1862.77
MLO 2017 10  1882.64
MLO 2017 11  1885.28
MLO 2017 12  1879.49'
, header = TRUE, sep = "")

# Merge the datasets and clean up
climate <- merge(merge(newtemp,co2_full, by = c("year", "month"), all.x=TRUE), ch4_full, by=c("year", "month"), all.x=TRUE)
climate <- subset(climate, !is.na(site.x) & !is.na(site.y))
climate <- climate[, c("year", "month", "temp", "co2", "methane")]

str(climate)

# EDA
# Compute the correlation coefficient of 'temp' and 'co2' and 
# describe the strength and nature of the association
cor(climate$temp, climate$co2)

# r^2 = 0.802.  It is a strong, positive association

# Create a scatterplot and confirm it has the characteristics suggested by the correlation coefficient
library(ggplot2)
ggplot(climate, aes(co2, temp)) +
  ggtitle("Correlation of CO2 Levels and Global Surface Temperature") +
  xlab("CO2 Levels") +
  ylab("Temperature (0.01 degrees Celsius)") +
  geom_point()
  

# Compute the correlation coefficient of 'temp' and 'methane' 
# and describe the strength and nature of the association.
cor(climate$temp, climate$methane)

# r^2 = 0.775.  It is a strong, positive association

# Create a scatterplot and confirm it has the characteristics suggested by the correlation coefficient
ggplot(climate, aes(methane, temp)) +
  ggtitle("Correlation of CH4 Levels and Global Surface Temperature") +
  xlab("CH4 Levels") +
  ylab("Temperature (0.01 degrees Celsius)") +
  geom_point()



# Analysis
# The response variable is: Global Surface temperature (0.01 degrees Celsius)
# The explanatory variables are: CO2 levels (co2, ppm), methane levels (methand, ppb)

# State the model for 'temp' and the assumptions for inference
# temp = beta0 + beta1 CO2 + beta2 methane + epsilon, epsilon~N(0, sigma2)

# Fit the model: 
climate_out <- lm(temp ~ co2 + methane, data = climate)

# Report the parameter estimates and standard errors
summary(climate_out)

# What does beta1 represent?
# 0.747 is the partial slope representing the effect of CO2 on global temperature.
# For a one ppm increase in C02, we estimate an increase of 0.747 0.01 degrees Celsius
# over baseline on average holding methane constant.

# What does beta2 represent?
# For a one ppm increase in methane, we estimate an increase of 0.097 0.01 degrees Celsius
# over baseline on average holding all else constant.

library(car)

# component plus residual plot
crPlots(climate_out)

# Blue dashed line is the partial slope.  The dots are the residuals.  The tighter the points, the 
# better we are doing at predicting.  Methane is a little more spread out so it's a little worse for
# estimating.  The purple line is the constant slope

# added variable plot - fits model with one value, than adds another effect.  Ex: Methane then co2.
avPlots(climate_out)

# Blue line says there's an increasing effect.  A little less of an increasing effect for methane
# than for CO2.  X-axis is the effect after taking into account the other effects.  Given I've fit 
# methane, what's going on with carbon dioxide?

# Is there a statistically significant greenhouse gas effect?
# State the hypothesis, ANOVA F test statistic value, p-value, formal conclusion
# and reported conclusion to a non-statistician

# Ho: no greenhouse gas effect on global temperature.  If Ho true, temp = beta0* + epsilon*, epsilon*~N(0, sigma2*)
# Ha: there is a greenhouse gas effect on global temperature
noeffect <- lm(temp ~ +1, data = climate)
anova(noeffect, climate_out)

# Tests the two models, one assuming that the null is true, and one with the effects and compare
# the two models to see which one fits best.

# Ho can also be beta1 = 0 and beta2 = 0
# Ha can also be at least one factor level is not equal to zero

# Greenhouse gases have a statistically significant effect on global temperature (pvalue < 0.001)


# Which is the statistically significant greenhouse gas effect, CO2, CH4, or both?
# t-test
summary(climate_out)

# Carbon dioxide has a statistically significant effect (pvalue < 0.001)
# Methane has a statistically significant effect (pvalue = 0.0032)

# 95% CI
confint(climate_out)

# For a one ppm increase in CO2, we estimate an increase of 0.747 (95% CI: 0.556, 0.939)
# in global temperature anomaly (0.01 Celsius) holding methane constant.

# For a one ppm increase in methane, we estimate an increase of 0.097 (95% CI: 0.033, 0.161)
# in global temperature anomaly (0.01 Celsius) holding CO2 constant.


# Will the model prediction be accurate for the coming year?
# Create 'train' and 'test' datasets where test includes only observations from last year
climate_train <- subset(climate, year <= 2016)
climate_test <- subset(climate, year == 2017)

climate_train_out <- lm(temp ~ co2 + methane, data = climate_train)

# Create a table of last year's prediction and actual
cbind(climate_test$temp, predict(climate_train_out, newdata = climate_test))

# Column one is the actual temperature, column two is the predicted model temperature, each month

# Graphic
plot(predict(climate_train_out, newdata = climate_test), climate_test$temp)
abline(0,1,col="blue")

